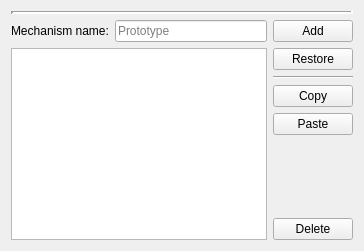
           <widget class="QWidget" name="MechanismsTabWidget" native="true">
            <layout class="QVBoxLayout" name="verticalLayout_21">
             <item>
              <widget class="Line" name="MechanismPanelSplitterLine">
               <property name="lineWidth">
                <number>3</number>
               </property>
               <property name="orientation">
                <enum>Qt::Horizontal</enum>
               </property>
              </widget>
             </item>
             <item>
              <layout class="QHBoxLayout" name="horizontalLayout_9">
               <item>
                <layout class="QVBoxLayout" name="verticalLayout_4">
                 <item>
                  <layout class="QHBoxLayout" name="horizontalLayout_11">
                   <item>
                    <widget class="QLabel" name="mechanism_storage_name_tag_text">
                     <property name="text">
                      <string>Mechanism name:</string>
                     </property>
                    </widget>
                   </item>
                   <item>
                    <widget class="QLineEdit" name="mechanism_storage_name_tag">
                     <property name="placeholderText">
                      <string>Prototype</string>
                     </property>
                     <property name="clearButtonEnabled">
                      <bool>true</bool>
                     </property>
                    </widget>
                   </item>
                  </layout>
                 </item>
                 <item>
                  <widget class="QListWidget" name="mechanism_storage">
                   <property name="statusTip">
                    <string>All expressions of this project. They will be saving with database.</string>
                   </property>
                  </widget>
                 </item>
                </layout>
               </item>
               <item>
                <layout class="QVBoxLayout" name="verticalLayout_20">
                 <item>
                  <widget class="QPushButton" name="mechanism_storage_add">
                   <property name="statusTip">
                    <string>Capture the current expression then save to the list.</string>
                   </property>
                   <property name="text">
                    <string>Add</string>
                   </property>
                   <property name="icon">
                    <iconset>
                     <normaloff>icons:data.png</normaloff>icons:data.png</iconset>
                   </property>
                  </widget>
                 </item>
                 <item>
                  <widget class="QPushButton" name="mechanism_storage_restore">
                   <property name="statusTip">
                    <string>Restore the selected expression.</string>
                   </property>
                   <property name="text">
                    <string>Restore</string>
                   </property>
                   <property name="icon">
                    <iconset>
                     <normaloff>icons:data_update.png</normaloff>icons:data_update.png</iconset>
                   </property>
                  </widget>
                 </item>
                 <item>
                  <widget class="Line" name="line_4">
                   <property name="orientation">
                    <enum>Qt::Horizontal</enum>
                   </property>
                  </widget>
                 </item>
                 <item>
                  <widget class="QPushButton" name="mechanism_storage_copy">
                   <property name="statusTip">
                    <string>Copy the specified mechanism expression as string format.</string>
                   </property>
                   <property name="text">
                    <string>Copy</string>
                   </property>
                   <property name="icon">
                    <iconset>
                     <normaloff>icons:copy.png</normaloff>icons:copy.png</iconset>
                   </property>
                  </widget>
                 </item>
                 <item>
                  <widget class="QPushButton" name="mechanism_storage_paste">
                   <property name="statusTip">
                    <string>Append a new expression to list by string format.</string>
                   </property>
                   <property name="text">
                    <string>Paste</string>
                   </property>
                   <property name="icon">
                    <iconset>
                     <normaloff>icons:paste.png</normaloff>icons:paste.png</iconset>
                   </property>
                  </widget>
                 </item>
                 <item>
                  <spacer name="verticalSpacer">
                   <property name="orientation">
                    <enum>Qt::Vertical</enum>
                   </property>
                   <property name="sizeHint" stdset="0">
                    <size>
                     <width>20</width>
                     <height>40</height>
                    </size>
                   </property>
                  </spacer>
                 </item>
                 <item>
                  <widget class="QPushButton" name="mechanism_storage_delete">
                   <property name="statusTip">
                    <string>Delete the specified mechanism.</string>
                   </property>
                   <property name="text">
                    <string>Delete</string>
                   </property>
                   <property name="icon">
                    <iconset>
                     <normaloff>icons:delete.png</normaloff>icons:delete.png</iconset>
                   </property>
                  </widget>
                 </item>
                </layout>
               </item>
              </layout>
             </item>
            </layout>
           </widget>
